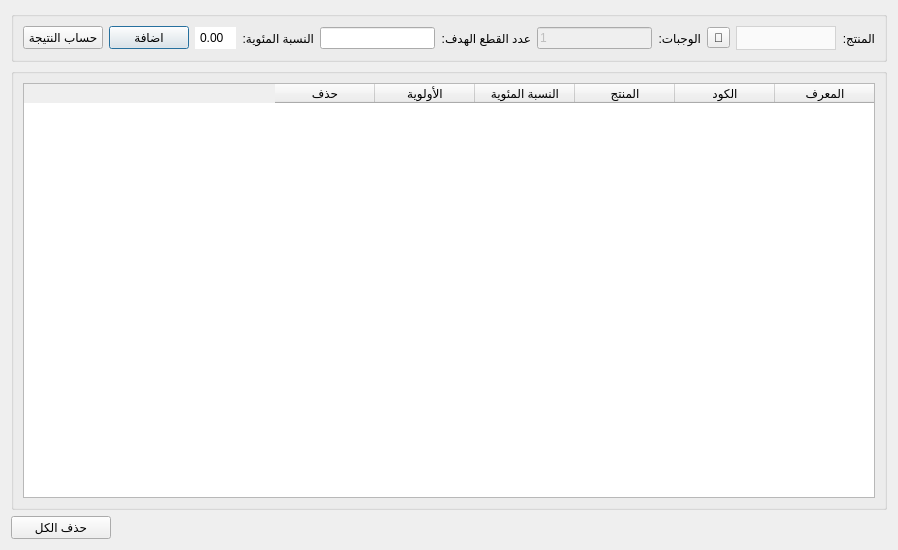
<?xml version="1.0" encoding="UTF-8"?>
<ui version="4.0">
 <class>PlanPercent</class>
 <widget class="QDialog" name="PlanPercent">
  <property name="windowModality">
   <enum>Qt::WindowModal</enum>
  </property>
  <property name="geometry">
   <rect>
    <x>0</x>
    <y>0</y>
    <width>898</width>
    <height>550</height>
   </rect>
  </property>
  <property name="windowTitle">
   <string>الخطة بالنسبة المئوية</string>
  </property>
  <property name="windowIcon">
   <iconset>
    <normaloff>graphics/icon.xpm</normaloff>graphics/icon.xpm</iconset>
  </property>
  <property name="layoutDirection">
   <enum>Qt::RightToLeft</enum>
  </property>
  <property name="modal">
   <bool>true</bool>
  </property>
  <layout class="QGridLayout" name="gridLayout_3">
   <item row="1" column="0" colspan="2">
    <widget class="QGroupBox" name="groupBox_2">
     <property name="layoutDirection">
      <enum>Qt::RightToLeft</enum>
     </property>
     <property name="title">
      <string/>
     </property>
     <layout class="QGridLayout" name="gridLayout_2">
      <item row="0" column="0">
       <widget class="QTableWidget" name="plan_percent_items_table">
        <property name="maximumSize">
         <size>
          <width>16777215</width>
          <height>16777215</height>
         </size>
        </property>
        <property name="layoutDirection">
         <enum>Qt::RightToLeft</enum>
        </property>
        <attribute name="horizontalHeaderStretchLastSection">
         <bool>false</bool>
        </attribute>
        <attribute name="verticalHeaderStretchLastSection">
         <bool>false</bool>
        </attribute>
        <column>
         <property name="text">
          <string>المعرف</string>
         </property>
        </column>
        <column>
         <property name="text">
          <string>الكود</string>
         </property>
        </column>
        <column>
         <property name="text">
          <string>المنتج</string>
         </property>
        </column>
        <column>
         <property name="text">
          <string>النسبة المئوية</string>
         </property>
        </column>
        <column>
         <property name="text">
          <string>الأولوية</string>
         </property>
        </column>
        <column>
         <property name="text">
          <string>حذف</string>
         </property>
        </column>
       </widget>
      </item>
     </layout>
    </widget>
   </item>
   <item row="0" column="0" colspan="2">
    <widget class="QGroupBox" name="groupBox">
     <property name="maximumSize">
      <size>
       <width>16777215</width>
       <height>16777215</height>
      </size>
     </property>
     <property name="layoutDirection">
      <enum>Qt::RightToLeft</enum>
     </property>
     <property name="title">
      <string/>
     </property>
     <layout class="QGridLayout" name="gridLayout">
      <item row="0" column="0">
       <widget class="QLabel" name="label">
        <property name="maximumSize">
         <size>
          <width>16777215</width>
          <height>16777215</height>
         </size>
        </property>
        <property name="text">
         <string>المنتج:</string>
        </property>
       </widget>
      </item>
      <item row="0" column="1">
       <widget class="QComboBox" name="products">
        <property name="minimumSize">
         <size>
          <width>100</width>
          <height>0</height>
         </size>
        </property>
        <property name="maximumSize">
         <size>
          <width>16777215</width>
          <height>16777215</height>
         </size>
        </property>
        <property name="styleSheet">
         <string notr="true">QComboBox {
        background-color: #fafafa;
        border: 1px solid lightgrey;		
		height: 22px;
		color: black;
    }
    QComboBox::drop-down {
        border: none;
    }</string>
        </property>
       </widget>
      </item>
      <item row="0" column="2">
       <widget class="QToolButton" name="products_btn">
        <property name="text">
         <string>🔎</string>
        </property>
       </widget>
      </item>
      <item row="0" column="3">
       <widget class="QLabel" name="label_2">
        <property name="maximumSize">
         <size>
          <width>16777215</width>
          <height>16777215</height>
         </size>
        </property>
        <property name="text">
         <string>الوجبات:</string>
        </property>
       </widget>
      </item>
      <item row="0" column="4">
       <widget class="QLineEdit" name="batches_input">
        <property name="enabled">
         <bool>false</bool>
        </property>
        <property name="maximumSize">
         <size>
          <width>16777215</width>
          <height>16777215</height>
         </size>
        </property>
        <property name="text">
         <string>1</string>
        </property>
       </widget>
      </item>
      <item row="0" column="5">
       <widget class="QLabel" name="label_4">
        <property name="text">
         <string>عدد القطع الهدف:</string>
        </property>
       </widget>
      </item>
      <item row="0" column="6">
       <widget class="QLineEdit" name="target_input">
        <property name="enabled">
         <bool>true</bool>
        </property>
        <property name="maximumSize">
         <size>
          <width>16777215</width>
          <height>16777215</height>
         </size>
        </property>
        <property name="text">
         <string/>
        </property>
       </widget>
      </item>
      <item row="0" column="7">
       <widget class="QLabel" name="label_5">
        <property name="maximumSize">
         <size>
          <width>16777215</width>
          <height>16777215</height>
         </size>
        </property>
        <property name="text">
         <string>النسبة المئوية:</string>
        </property>
       </widget>
      </item>
      <item row="0" column="8">
       <widget class="QDoubleSpinBox" name="percent_input">
        <property name="styleSheet">
         <string notr="true">QDoubleSpinBox::up-button, QDoubleSpinBox::down-button {
    width: 0px;
    height: 0px;
    border: none;
}</string>
        </property>
       </widget>
      </item>
      <item row="0" column="9">
       <widget class="QPushButton" name="add_btn">
        <property name="text">
         <string>اضافة</string>
        </property>
       </widget>
      </item>
      <item row="0" column="10">
       <widget class="QPushButton" name="calc_btn">
        <property name="text">
         <string>حساب النتيجة</string>
        </property>
       </widget>
      </item>
     </layout>
    </widget>
   </item>
   <item row="2" column="1">
    <widget class="QPushButton" name="clear_btn">
     <property name="maximumSize">
      <size>
       <width>100</width>
       <height>16777215</height>
      </size>
     </property>
     <property name="mouseTracking">
      <bool>false</bool>
     </property>
     <property name="text">
      <string>حذف الكل</string>
     </property>
    </widget>
   </item>
  </layout>
 </widget>
 <resources/>
 <connections/>
</ui>
